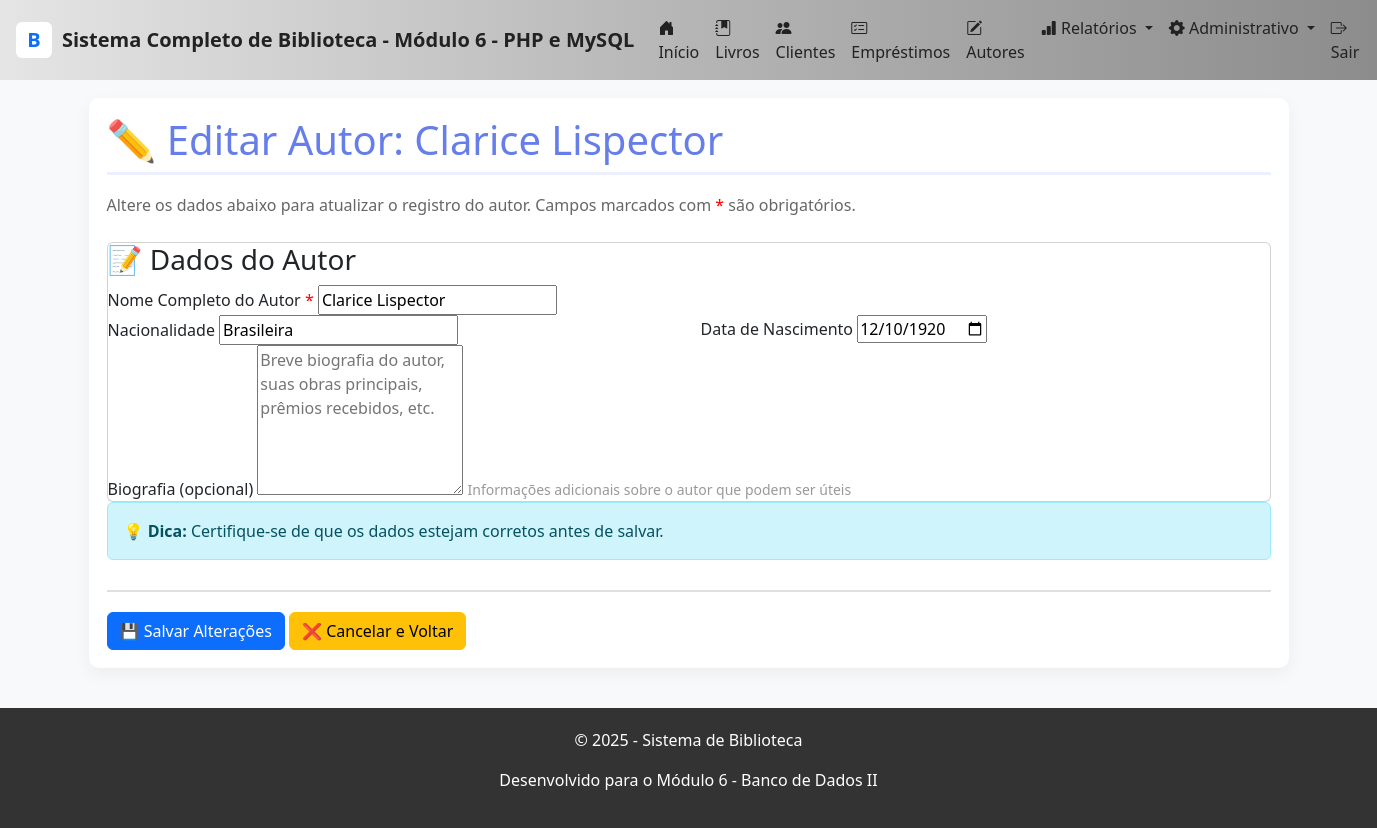
/autor_editar.php?id=2, run on the app's committed database.
### tables this page shows
CREATE TABLE `autores` (
  `id` int NOT NULL AUTO_INCREMENT,
  `nome` varchar(150) NOT NULL,
  `nacionalidade` varchar(50) DEFAULT NULL,
  `data_nascimento` date DEFAULT NULL,
  `biografia` text,
  `created_at` timestamp NOT NULL DEFAULT CURRENT_TIMESTAMP,
  `updated_at` timestamp NOT NULL DEFAULT CURRENT_TIMESTAMP ON UPDATE CURRENT_TIMESTAMP,
  PRIMARY KEY (`id`)
);

### autor_editar.php (the view, shortened to what this page needs)
<?php
require_once __DIR__ . '/includes/header.php';
try {
    $conn = Database::getInstance()->getConnection();
} catch (Exception $e) {
    die("Falha ao obter conexão com o banco de dados: " . $e->getMessage());
}
$autor_id = isset($_GET['id']) ? intval($_GET['id']) : 0;
$sql = "SELECT id, nome, nacionalidade, data_nascimento, biografia FROM autores WHERE id = :id";
$stmt = $conn->prepare($sql);
$stmt->bindParam(':id', $autor_id, PDO::PARAM_INT);
$stmt->execute();
$autor = $stmt->fetch(PDO::FETCH_ASSOC);
$nome = htmlspecialchars($autor['nome']);
$nacionalidade = htmlspecialchars($autor['nacionalidade']);
$data_nascimento = $autor['data_nascimento'];
$biografia = htmlspecialchars($autor['biografia']);
?>
<h1>✏️ Editar Autor: <?php echo $nome; ?></h1>
<p style="color: #666; margin-bottom: 25px;">
    Altere os dados abaixo para atualizar o registro do autor.
    Campos marcados com <span style="color: red;">*</span> são obrigatórios.
</p>
<form method="POST" action="autor_salvar.php" id="formAutor">
    <div class="card">
        <h3>📝 Dados do Autor</h3>
        <div class="form-group">
            <label for="nome">
                Nome Completo do Autor <span style="color: red;">*</span>
            </label>
            <input
                type="text"
                id="nome"
                name="nome"
                required
                maxlength="150"
                placeholder="Digite o nome completo do autor"
                autofocus
                value="<?php echo $nome; ?>"
            >
        </div>
        <div class="row">
            <div class="col">
                <div class="form-group">
                    <label for="nacionalidade">Nacionalidade</label>
                    <input
                        type="text"
                        id="nacionalidade"
                        name="nacionalidade"
                        maxlength="50"
                        placeholder="Ex: Brasileira, Portuguesa, etc."
                        value="<?php echo $nacionalidade; ?>"
                    >
                </div>
            </div>
            <div class="col">
                <div class="form-group">
                    <label for="data_nascimento">Data de Nascimento</label>
                    <input
                        type="date"
                        id="data_nascimento"
                        name="data_nascimento"
                        max="<?= date('Y-m-d') ?>"
                        value="<?php echo $data_nascimento; ?>"
                    >
                </div>
            </div>
        </div>
        <div class="form-group">
            <label for="biografia">Biografia (opcional)</label>
            <textarea
                id="biografia"
                name="biografia"
                rows="6"
                placeholder="Breve biografia do autor, suas obras principais, prêmios recebidos, etc."
            ><?php echo $biografia; ?></textarea>
            <small style="color: #999;">
                Informações adicionais sobre o autor que podem ser úteis
            </small>
        </div>
    </div>
    <div class="alert alert-info">
        <strong>💡 Dica:</strong> Certifique-se de que os dados estejam corretos antes de salvar.
    </div>
    <div style="margin-top: 30px; padding-top: 20px; border-top: 2px solid #e0e0e0;">
        <button type="submit" class="btn btn-primary">
            💾 Salvar Alterações
        </button>
        <a href="autores.php" class="btn btn-warning">
            ❌ Cancelar e Voltar
        </a>
    </div>
</form>
<?php require_once 'includes/footer.php'; ?>

### includes/header.php (style rules this page uses)
body { background:#f8f9fa; font-family: "Segoe UI", Tahoma, sans-serif; }
h1 { color:#667eea; border-bottom:3px solid rgba(102,126,234,0.12); padding-bottom:8px; margin-bottom:18px; }

### data on the page
autores: nome "Clarice Lispector", nacionalidade "Brasileira", data_nascimento "12/10/1920"

### other printed values
NOME_BIBLIOTECA "Sistema Completo de Biblioteca - Módulo 6 - PHP e MySQL"
